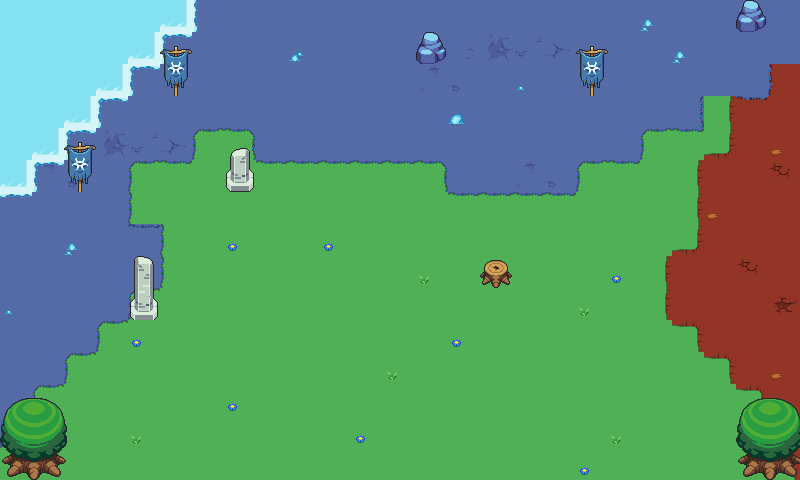

The image is a tile-based game level rendered from a .tmx file. Its description and source (layers, tilesets, objects; grid data summarised) follow:
An orthogonal 25x15 tile map with 32x32 px tiles, 8 tile layers (Ground, Ground Objects, Upper, Stairs, ...), 1 hidden layer not drawn, 17 tilesets.

<map version="1.5" tiledversion="1.6.0" orientation="orthogonal" renderorder="right-down" width="25" height="15" tilewidth="32" tileheight="32" infinite="0" nextlayerid="13" nextobjectid="2">
 <editorsettings>
  <export format="csv" />
 </editorsettings>
 <properties>
  <property name="level" type="int" value="1" />
 </properties>
 <tileset firstgid="1" name="grasslands_tiles" tilewidth="32" tileheight="32" tilecount="140" columns="5">
  <image source="../assets/map/grasslands/grasslands_tiles.png" width="160" height="896" />
 </tileset>
 <tileset firstgid="141" name="grasslands_tree_big" tilewidth="67" tileheight="82" tilecount="1" columns="1">
  <image source="../assets/map/grasslands/grasslands_tree_big.png" width="67" height="82" />
 </tileset>
 <tileset firstgid="142" name="grasslands_tree_small" tilewidth="32" tileheight="44" tilecount="1" columns="1">
  <image source="../assets/map/grasslands/grasslands_tree_small.png" width="32" height="44" />
 </tileset>
 <tileset firstgid="143" name="grasslands_dirt" tilewidth="16" tileheight="16" tilecount="4" columns="4">
  <image source="../assets/map/grasslands/grasslands_dirt.png" width="64" height="16" />
 </tileset>
 <tileset firstgid="147" name="grasslands_flower" tilewidth="16" tileheight="16" tilecount="6" columns="6">
  <image source="../assets/map/grasslands/grasslands_flower.png" width="96" height="16" />
 </tileset>
 <tileset firstgid="153" name="grasslands_tree_stump" tilewidth="32" tileheight="28" tilecount="1" columns="1">
  <image source="../assets/map/grasslands/grasslands_tree_stump.png" width="32" height="28" />
 </tileset>
 <tileset firstgid="154" name="global_bush" tilewidth="32" tileheight="32" tilecount="1" columns="1">
  <image source="../assets/map/global_bush.png" width="32" height="32" />
 </tileset>
 <tileset firstgid="155" name="collision" tilewidth="32" tileheight="32" tilecount="1" columns="1">
  <image source="../assets/map/collision.png" width="32" height="32" />
 </tileset>
 <tileset firstgid="156" name="grasslands_detail" tilewidth="16" tileheight="16" tilecount="1" columns="1">
  <image source="../assets/map/grasslands_detail.png" width="16" height="16" />
 </tileset>
 <tileset firstgid="157" name="IceDungeonTiles" tilewidth="32" tileheight="32" tilecount="80" columns="5">
  <image source="../assets/map/IceDungeonTiles.png" width="160" height="512" />
 </tileset>
 <tileset firstgid="237" name="IceBase" tilewidth="32" tileheight="32" tilecount="50" columns="5">
  <image source="../assets/map/IceBase.png" width="160" height="320" />
 </tileset>
 <tileset firstgid="287" name="bannerZora" tilewidth="32" tileheight="32" tilecount="2" columns="1">
  <image source="../assets/map/bannerZora.png" width="32" height="64" />
 </tileset>
 <tileset firstgid="289" name="IceDecorations" tilewidth="16" tileheight="16" tilecount="4" columns="4">
  <image source="../assets/map/IceDecorations.png" width="64" height="16" />
 </tileset>
 <tileset firstgid="293" name="IceDungeon_RockA_1x1" tilewidth="30" tileheight="32" tilecount="1" columns="1">
  <image source="../assets/map/IceDungeon_RockA_1x1.png" width="30" height="32" />
 </tileset>
 <tileset firstgid="294" name="LavaRuins_Base_54" tilewidth="32" tileheight="32" tilecount="90" columns="5">
  <image source="../assets/map/LavaRuins_Base_54.png" width="160" height="576" />
 </tileset>
 <tileset firstgid="384" name="LakeColumn1" tilewidth="32" tileheight="32" tilecount="2" columns="1">
  <image source="../assets/map/LakeColumn1.png" width="32" height="65" />
 </tileset>
 <tileset firstgid="386" name="LakeColumn2" tilewidth="32" tileheight="32" tilecount="2" columns="1">
  <image source="../assets/map/LakeColumn2.png" width="32" height="64" />
 </tileset>
 <layer id="1" name="Ground" width="25" height="15">
  <properties>
   <property name="level" type="int" value="0" />
  </properties>
  <data>[375 cells, 375 non-empty, 11 distinct tile ids]</data>
 </layer>
 <layer id="12" name="Ground Objects" width="25" height="15">
  <data>[375 cells, 93 non-empty, 21 distinct tile ids]</data>
 </layer>
 <layer id="6" name="Upper" width="25" height="15">
  <properties>
   <property name="level" type="int" value="1" />
  </properties>
  <data>[375 cells, 0 non-empty, 0 distinct tile ids]</data>
 </layer>
 <layer id="7" name="Stairs" width="25" height="15">
  <properties>
   <property name="level" type="int" value="-2" />
  </properties>
  <data>[375 cells, 0 non-empty, 0 distinct tile ids]</data>
 </layer>
 <layer id="2" name="Objects" width="25" height="15">
  <data>[375 cells, 15 non-empty, 9 distinct tile ids]</data>
 </layer>
 <layer id="9" name="Player Layer" width="25" height="15">
  <data>[375 cells, 0 non-empty, 0 distinct tile ids]</data>
 </layer>
 <layer id="11" name="Passable" width="25" height="15">
  <data>[375 cells, 0 non-empty, 0 distinct tile ids]</data>
 </layer>
 <layer id="10" name="Spawn" width="25" height="15">
  <properties>
   <property name="spawn" type="int" value="1" />
  </properties>
  <data>[375 cells, 0 non-empty, 0 distinct tile ids]</data>
 </layer>
 <layer id="8" name="collision" width="25" height="15" visible="0">
  <properties>
   <property name="collision" type="int" value="1" />
  </properties>
  <data>[375 cells, 12 non-empty, 1 distinct tile ids]</data>
 </layer>
</map>
